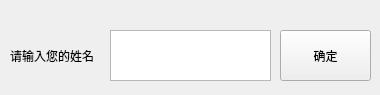
<?xml version="1.0" encoding="UTF-8"?>
<ui version="4.0">
 <class>Input</class>
 <widget class="QWidget" name="Input">
  <property name="geometry">
   <rect>
    <x>0</x>
    <y>0</y>
    <width>380</width>
    <height>95</height>
   </rect>
  </property>
  <property name="windowTitle">
   <string>Form</string>
  </property>
  <widget class="QPushButton" name="pushButton">
   <property name="geometry">
    <rect>
     <x>280</x>
     <y>30</y>
     <width>91</width>
     <height>51</height>
    </rect>
   </property>
   <property name="text">
    <string>确定</string>
   </property>
  </widget>
  <widget class="QTextEdit" name="textEdit">
   <property name="geometry">
    <rect>
     <x>110</x>
     <y>30</y>
     <width>161</width>
     <height>51</height>
    </rect>
   </property>
  </widget>
  <widget class="QLabel" name="label">
   <property name="geometry">
    <rect>
     <x>10</x>
     <y>40</y>
     <width>101</width>
     <height>31</height>
    </rect>
   </property>
   <property name="text">
    <string>请输入您的姓名</string>
   </property>
  </widget>
 </widget>
 <resources/>
 <connections/>
</ui>
